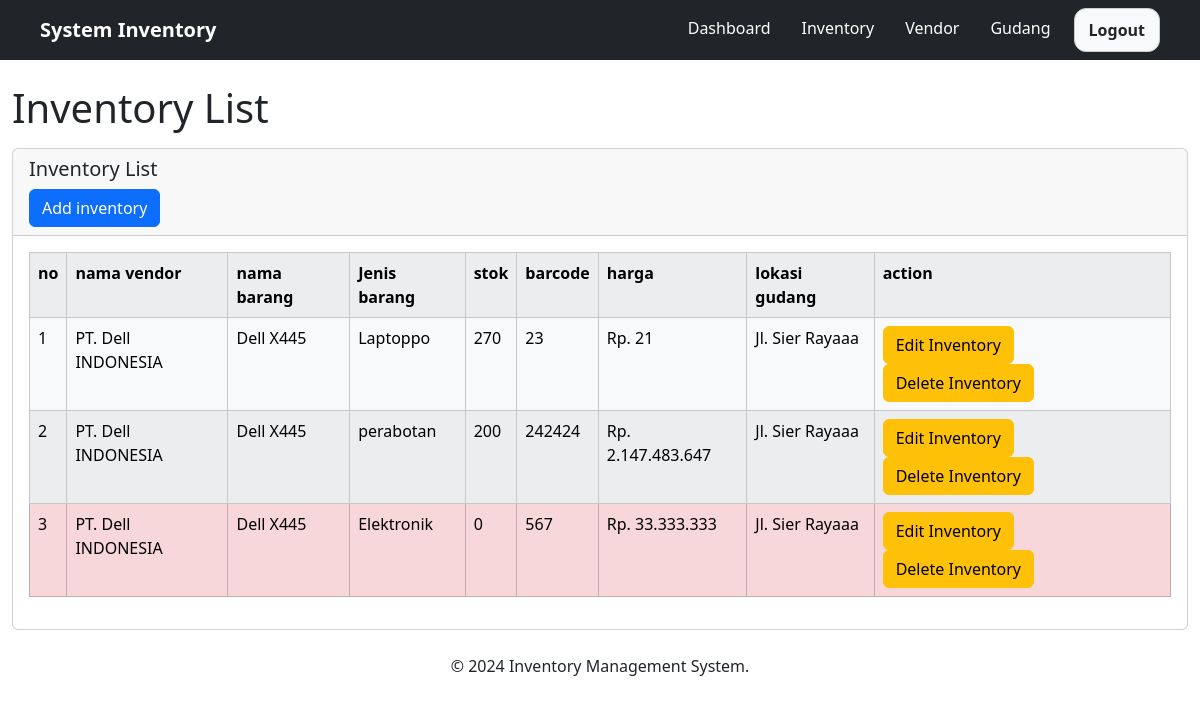
Screenshot of /views/inventory.php (signed in) with the database file from the repository.
### tables this page shows
CREATE TABLE `inventory` (
  `id_inv` int(11) NOT NULL,
  `nama_barang` varchar(50) NOT NULL,
  `jenis_barang` varchar(50) NOT NULL,
  `stok_barang` int(50) NOT NULL,
  `barcode` int(50) NOT NULL,
  `harga` int(50) NOT NULL,
  `id_vendor` int(11) NOT NULL,
  `id_gudang` int(11) NOT NULL
);

CREATE TABLE `vendor` (
  `id_vendor` int(11) NOT NULL,
  `nama_vendor` varchar(50) NOT NULL,
  `nama_barang` varchar(50) NOT NULL,
  `stok_barang` int(50) NOT NULL,
  `kontak_vendor` int(50) NOT NULL,
  `no_inv` varchar(50) NOT NULL
);

CREATE TABLE `gudang` (
  `id_gudang` int(11) NOT NULL,
  `nama_gudang` varchar(50) NOT NULL,
  `lokasi` varchar(50) NOT NULL
);

### include/function.php (called while the page is built, shortened)
<?php
function getAllinv($search=''){
    global $conn;
    $query = "SELECT inventory.*,gudang.lokasi AS lokasi, vendor.nama_vendor AS nama_vendor
    FROM inventory JOIN gudang ON inventory.id_gudang =gudang.id_gudang
    JOIN vendor ON inventory.id_vendor=vendor.id_vendor";
    $stmt=$conn->prepare($query);
    $stmt->execute();
    $result=$stmt->get_result();
    return $result->fetch_all(MYSQLI_ASSOC);
}
?>

### views/inventory.php (the view, shortened to what this page needs)
<?php
include '../include/function.php';
include '../part/header.php';
$search = isset($_GET['search']) ? $_GET['search'] : '';
$inven = getallinv($search);
?>
    <div class="container-fluid">
        <div class="row">
            <div class="col-md-12">
                <h1 class="mt-4">Inventory List</h1>
                <div class="card mt-3">
                    <div class="card-header">
                        <h5>Inventory List</h5>
                        <a href="addinv.php" class="btn btn-primary float-right">Add inventory</a>
                    </div>
                <div class="card-body">
                    <table class="table table-bordered table-light table-striped">
                        <tr>
                            <th>no</th>
                            <th>nama vendor</th>
                            <th>nama barang</th>
                            <th>Jenis barang</th>
                            <th>stok </th>
                            <th>barcode</th>
                            <th>harga</th>
                            <th>lokasi gudang</th>
                            <th>action </th>
                        </tr>
                        <?php
                        $no = 1;
                        foreach($inven as $i): ?>
                            <tr class="<?= $i['stok_barang'] == 0 ? 'table-danger' : '' ?>">
                                <td><?= $no++ ?></td>
                                <td><?= $i['nama_vendor'] ?></td>
                                <td><?= $i['nama_barang'] ?></td>
                                <td><?= $i['jenis_barang'] ?></td>
                                <td><?= $i['stok_barang'] ?></td>
                                <td><?= $i['barcode'] ?></td>
                                <td>Rp. <?php echo number_format($i['harga'], 0, ',', '.'); ?></td>
                                <td><?= $i['lokasi'] ?></td>
                                <td>
                                    <a class="btn btn-warning" href="editinv.php?updateinv=<?= $i['id_inv'] ?>">Edit Inventory</a>
                                    <a class="btn btn-warning" href="inventory.php?deleteinv=<?= $i['id_inv'] ?>" onclick="return confirm('Apakah anda yakin mau delete')">Delete Inventory</a>
                                </td>
                            </tr>
                        <?php endforeach; ?>
                    </table>
                </div>
            </div>
        </div>
    </div>
</div>
<?php include '../part/footer.php'?>

### rows the page displays
inventory: id_vendor.nama_vendor "PT. Dell INDONESIA", nama_barang "Dell X445", jenis_barang "Laptoppo", stok_barang "270", barcode "23", harga "21", id_gudang.lokasi "Jl. Sier Rayaaa"
inventory: id_vendor.nama_vendor "PT. Dell INDONESIA", nama_barang "Dell X445", jenis_barang "perabotan", stok_barang "200", barcode "242424", harga "2.147.483.647", id_gudang.lokasi "Jl. Sier Rayaaa"
inventory: id_vendor.nama_vendor "PT. Dell INDONESIA", nama_barang "Dell X445", jenis_barang "Elektronik", stok_barang "0", barcode "567", harga "33.333.333", id_gudang.lokasi "Jl. Sier Rayaaa"
